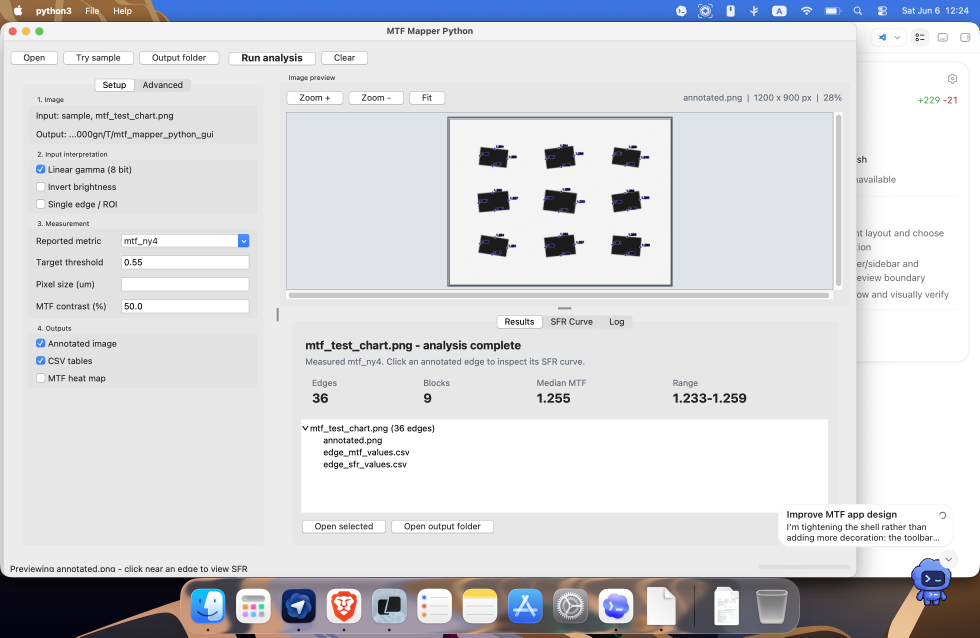
#> input picture product-design-audit/02-compact-layout-image-outline.png, 2940 x 1912 px (shown at 1/3 size)
$ python mtf_mapper_py.py product-design-audit/02-compact-layout-image-outline.png out
#> lines starting #> are read from the running program, lines starting #| are printed output that depends on the picture; after the words box and inside, x2 and y2 are one past the last pixel; in counts of white or black regions, pixels touching at a corner belong together
#> in load_luminance, img is the input picture: shape (1912, 2940, 4); mean B, G, R, A 219, 215.2, 214.2, 255
#!/usr/bin/env python3
"""Core Python port of the mtf_mapper analyzer.

This is intentionally smaller than the C++ application: it focuses on
automatic rectangular target detection, single-ROI slanted edges, MTF/SFR
estimation, and the most useful tabular/annotated outputs.
"""

from __future__ import annotations

import argparse
import base64
import csv
import io
import json
import logging
import math
import sys
from dataclasses import dataclass, field
from pathlib import Path
from typing import Iterable, Sequence

import numpy as np

try:
    import cv2
except ImportError:  # pragma: no cover - exercised in dependency-poor envs
    cv2 = None

try:
    from scipy.signal import savgol_filter
except ImportError:  # pragma: no cover - fallback covered by tests
    savgol_filter = None


LOGGER = logging.getLogger("mtf_mapper_py")
MTF_NYQUIST_CP = 0.5
MTF_FIXED_FREQUENCIES = {
    "mtf_ny2": MTF_NYQUIST_CP / 2.0,
    "mtf_ny4": MTF_NYQUIST_CP / 4.0,
}
ANNOTATION_COLOR_BGR = (255, 0, 255)
THRESHOLD_MODE_ALIASES = {
    "Hybrid (adaptive + global)": "hybrid",
    "Adaptive only": "adaptive",
    "Global only": "global",
}
ESF_METHOD_ALIASES = {
    "Pixel binning": "pixel-binned",
    "Auto fallback": "auto",
    "Interpolated profiles": "interpolated",
}
RAW_NORMALIZATION_ALIASES = {
    "Auto levels": "auto",
    "Bit depth": "bit-depth",
    "Manual levels": "manual",
    "Full dtype range": "dtype-range",
}


@dataclass
class EdgeMeasurement:
    block_id: int
    edge_x: float
    edge_y: float
    mtf_value: float
    mtf_metric: str
    mtf_column: str
    corner_x: float
    corner_y: float
    edge_angle: float
    radial_angle: float
    sfr: np.ndarray
    quality: float
    edge_start_x: float = 0.0
    edge_start_y: float = 0.0
    edge_end_x: float = 0.0
    edge_end_y: float = 0.0
    esf: np.ndarray = field(default_factory=lambda: np.array([], dtype=np.float64))
    lsf: np.ndarray = field(default_factory=lambda: np.array([], dtype=np.float64))
    sample_spacing: float = 1.0
    quality_score: float = 0.0
    quality_label: str = "Unknown"
    quality_notes: tuple[str, ...] = ()
    esf_method: str = "pixel-binned"
    bin_occupancy: float = 1.0


@dataclass
class EsfResult:
    values: np.ndarray
    sample_spacing: float
    contrast: float
    method: str
    bin_occupancy: float = 1.0


@dataclass
class DetectionReport:
    threshold_mode: str
    threshold: float
    threshold_window: float
    contour_count: int = 0
    accepted_count: int = 0
    rejected_small_area: int = 0
    rejected_short_side: int = 0
    rejected_shape: int = 0
    rejected_fiducial: int = 0
    fiducial_filter_ratio: float = 0.0

    def suggestions(self) -> list[str]:
        if self.threshold_mode == "manual":
            return ["Using manually selected target regions."]
        suggestions: list[str] = []
        if self.contour_count == 0:
            suggestions.append("Try Adaptive only for uneven illumination or adjust the target threshold.")
        if self.rejected_small_area:
            suggestions.append("Targets may be too small; use a higher-resolution image or crop closer.")
        if self.rejected_shape:
            suggestions.append("Some candidates were not rectangular; improve target contrast or framing.")
        if self.rejected_fiducial:
            suggestions.append(
                f"Excluded {self.rejected_fiducial} small fiducial candidate(s) below "
                f"{self.fiducial_filter_ratio:.0%} of the largest target area."
            )
        if not suggestions and self.accepted_count:
            suggestions.append("Detection looks healthy.")
        return suggestions


@dataclass
class RawNormalizationReport:
    mode: str
    observed_min: float
    observed_max: float
    black_level: float
    white_level: float
    effective_bit_depth: int | None = None
    alignment: str | None = None


@dataclass
class HeatmapBlock:
    block_id: int
    x: float
    y: float
    mtf_value: float
    mtf_metric: str
    mtf_column: str


def require_cv2() -> None:
    if cv2 is None:
        raise RuntimeError(
            "OpenCV is required for image processing. Install dependencies with "
            "`uv sync` or `python -m pip install -r requirements.txt`."
        )


def srgb_to_linear(values: np.ndarray) -> np.ndarray:
    values = np.clip(values, 0.0, 1.0)
    return np.where(values <= 0.04045, values / 12.92, ((values + 0.055) / 1.055) ** 2.4)


# [8 lines left out: function moving_average, not called in this run]


def smooth_esf(values: np.ndarray, enabled: bool) -> np.ndarray:
    if not enabled or values.size < 9:
        return values
    window = min(values.size if values.size % 2 == 1 else values.size - 1, 21)
    if window < 5:
        return values
    if savgol_filter is not None:
        return savgol_filter(values, window_length=window, polyorder=3, mode="interp")
    return moving_average(values, window)


# [36 lines left out: functions dtype_for_raw, load_raw_image, not called in this run]


def normalize_image(img: np.ndarray) -> np.ndarray:
    if img.dtype in (np.uint8, np.uint16):
        return img.astype(np.float64) / np.iinfo(img.dtype).max
    if np.issubdtype(img.dtype, np.signedinteger):
        info = np.iinfo(img.dtype)
        return (img.astype(np.float64) - info.min) / (info.max - info.min)
    if np.issubdtype(img.dtype, np.floating):
        arr = img.astype(np.float64)
        finite = np.isfinite(arr)
        if not finite.any():
            raise ValueError("raw floating-point image does not contain finite values")
        min_val = float(np.nanmin(arr[finite]))
        max_val = float(np.nanmax(arr[finite]))
        if max_val <= min_val:
            return np.zeros_like(arr, dtype=np.float64)
        return (arr - min_val) / (max_val - min_val)
    raise ValueError(f"unsupported image dtype {img.dtype}")


# [80 lines left out: functions infer_raw_encoding, normalize_raw_image, not called in this run]


def display_copy(img: np.ndarray) -> np.ndarray:
    arr = normalize_image(img)
    return np.clip(arr * 255.0, 0, 255).astype(np.uint8)


def luminance_from_array(
    img: np.ndarray,
    linear: bool,
    invert: bool,
    apply_srgb_for_uint8: bool,
    normalized: bool = False,
    channel_order: str = "bgr",
) -> tuple[np.ndarray, np.ndarray]:
    if img.dtype not in (np.uint8, np.uint16) and not (
        np.issubdtype(img.dtype, np.signedinteger) or np.issubdtype(img.dtype, np.floating)
    ):
        raise ValueError("invalid image type; numeric 8-bit, 16-bit, signed integer, or float images are supported")
    if channel_order not in ("rgb", "bgr"):
        raise ValueError("channel order must be rgb or bgr")

    original = img.copy()
    arr = img.astype(np.float64) if normalized else normalize_image(img)
    if arr.ndim == 2:
        lum = arr
    else:
        if arr.shape[2] == 4:
            arr = arr[:, :, :3]
        bgr = arr if channel_order == "bgr" else arr[:, :, ::-1]
        if apply_srgb_for_uint8 and img.dtype == np.uint8 and not linear:
            bgr = srgb_to_linear(bgr)
#> in srgb_to_linear, `return np.where(values <= 0.04045, values / 12.92, ((values + 0.055) /..`:
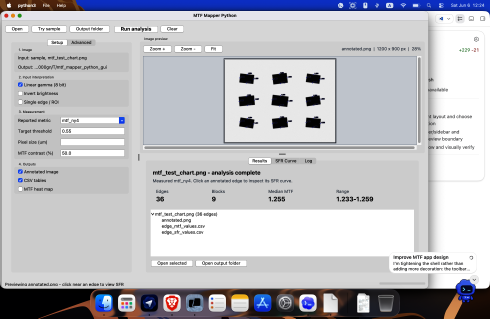
#> returned value: shape (1912, 2940, 3) float64 (shown at 1/6 size); mean of channels 0, 1, 2 0.766, 0.746, 0.744; drawn as B, G, R
        lum = 0.0722 * bgr[:, :, 0] + 0.7152 * bgr[:, :, 1] + 0.2126 * bgr[:, :, 2]
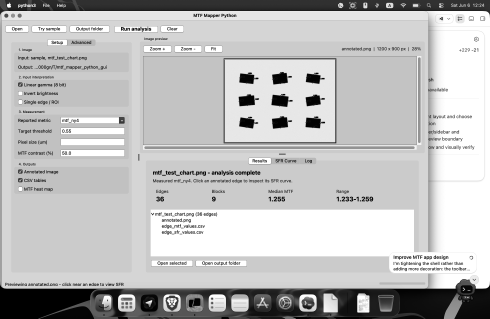
#> lum: shape (1912, 2940) float64 (shown at 1/6 size); min 0, max 1, mean 0.747

    if apply_srgb_for_uint8 and img.dtype == np.uint8 and img.ndim == 2 and not linear:
        lum = srgb_to_linear(lum)
    if invert:
        lum = 1.0 - lum
    return np.clip(lum, 0.0, 1.0), original


def load_luminance(path: Path, linear: bool, invert: bool) -> tuple[np.ndarray, np.ndarray]:
    require_cv2()
    img = cv2.imread(str(path), cv2.IMREAD_UNCHANGED)
    if img is None:
        raise ValueError(f"could not open input image <{path}>")
    if img.dtype not in (np.uint8, np.uint16):
        raise ValueError("invalid image type; only 8-bit and 16-bit unsigned images are supported")
    return luminance_from_array(img, linear=linear, invert=invert, apply_srgb_for_uint8=True)


# [4 lines left out: function luminance_to_bgr, not called in this run]


def odd_window(size: int) -> int:
    size = max(15, int(size))
    if size % 2 == 0:
        size += 1
    return size


def threshold_dark_objects(
    lum: np.ndarray,
    threshold: float,
    threshold_window: float,
    threshold_mode: str = "hybrid",
) -> np.ndarray:
#> called with threshold = 0.55, threshold_window = 0.333, threshold_mode = 'hybrid'
    require_cv2()
    img8 = np.clip(lum * 255.0, 0, 255).astype(np.uint8)
    win = odd_window(round(min(lum.shape[:2]) * threshold_window))
    adaptive = cv2.adaptiveThreshold(
        img8,
        255,
        cv2.ADAPTIVE_THRESH_GAUSSIAN_C,
        cv2.THRESH_BINARY_INV,
        win,
        3,
    )
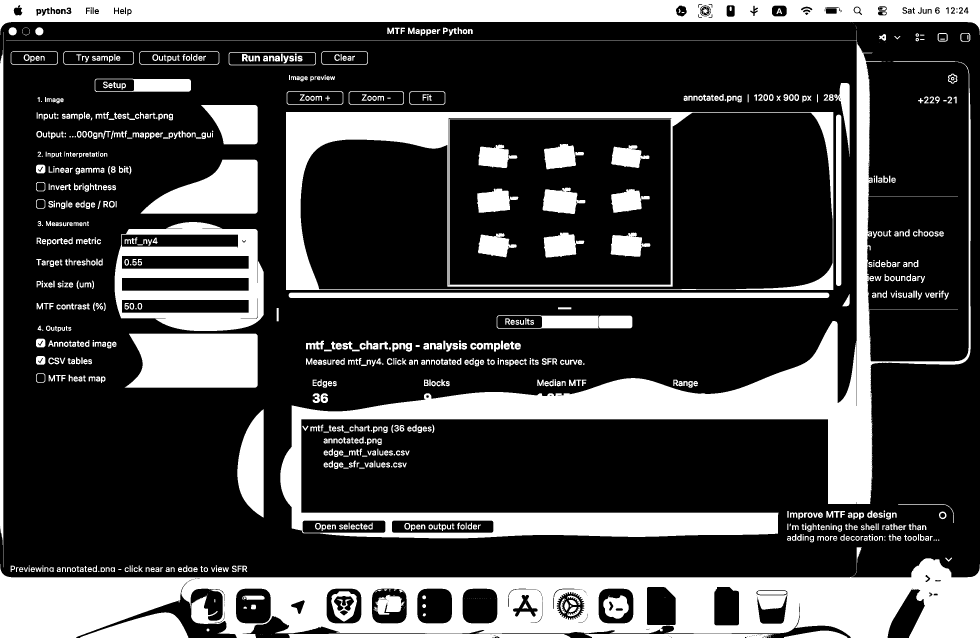
#> adaptive: shape (1912, 2940) (shown at 1/3 size); 26.3% white; 1035 white regions (152 under 20 px), largest, box (x1, y1, x2, y2) and area: (0, 1675, 2940, 1912) 372020, (18, 91, 2912, 1615) 331544, (0, 0, 2940, 105) 184740
    global_mask = (lum < threshold).astype(np.uint8) * 255
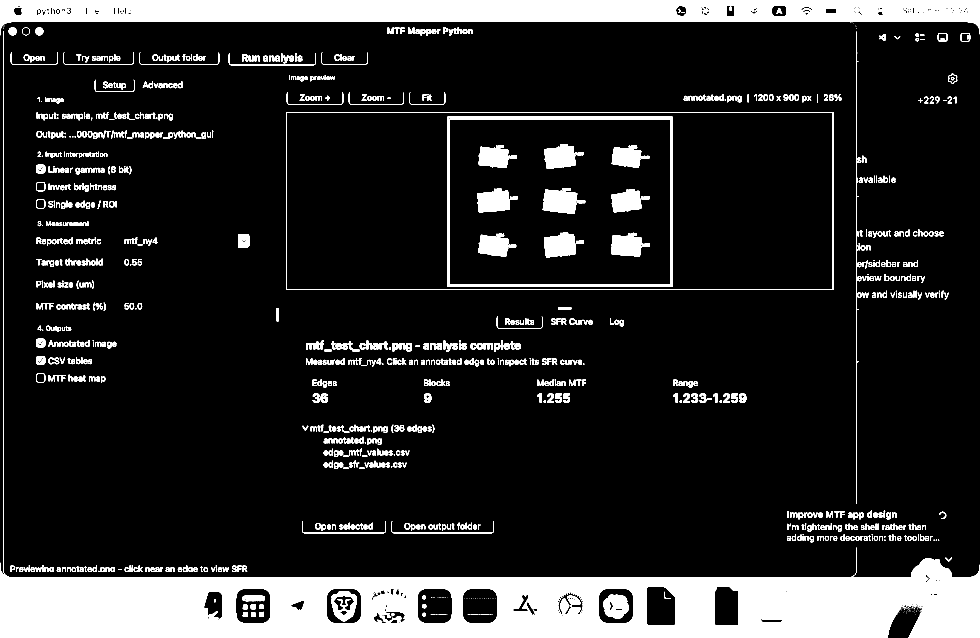
#> global_mask: shape (1912, 2940) (shown at 1/3 size); 14.7% white; 1135 white regions (198 under 20 px), largest, box (x1, y1, x2, y2) and area: (0, 93, 2940, 1912) 447072, (0, 0, 2940, 106) 185206, (1342, 350, 2018, 860) 14072
    if threshold_mode == "adaptive":
        mask = adaptive
    elif threshold_mode == "global":
        mask = global_mask
    else:
        mask = cv2.bitwise_and(adaptive, global_mask)
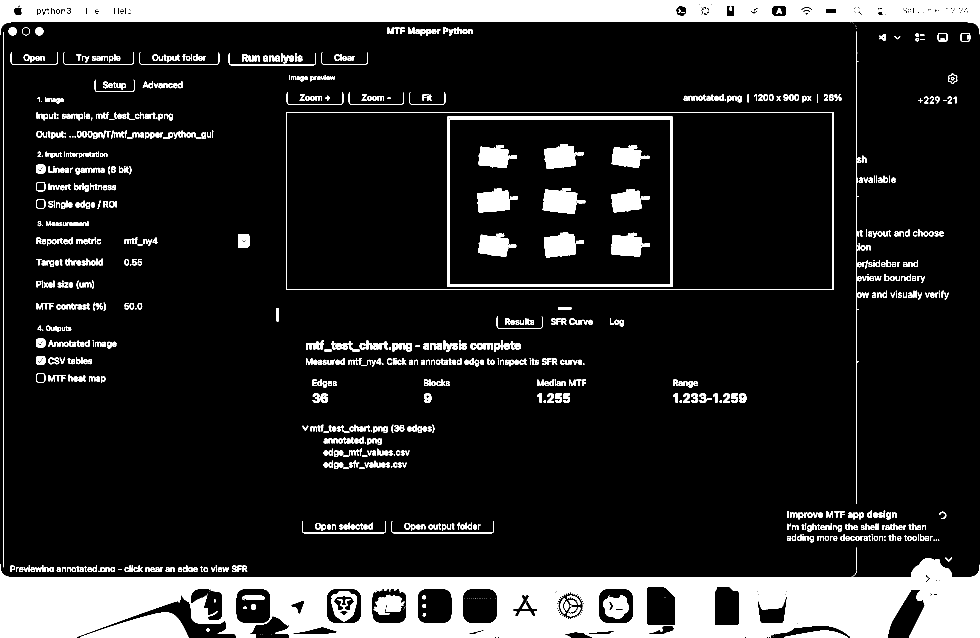
#> mask: shape (1912, 2940) (shown at 1/3 size); 14% white; 1063 white regions (120 under 20 px), largest, box (x1, y1, x2, y2) and area: (0, 1675, 2940, 1912) 372013, (0, 0, 2940, 105) 184737, (241, 1837, 565, 1912) 14259
    kernel = cv2.getStructuringElement(cv2.MORPH_ELLIPSE, (3, 3))
    mask = cv2.morphologyEx(mask, cv2.MORPH_OPEN, kernel)
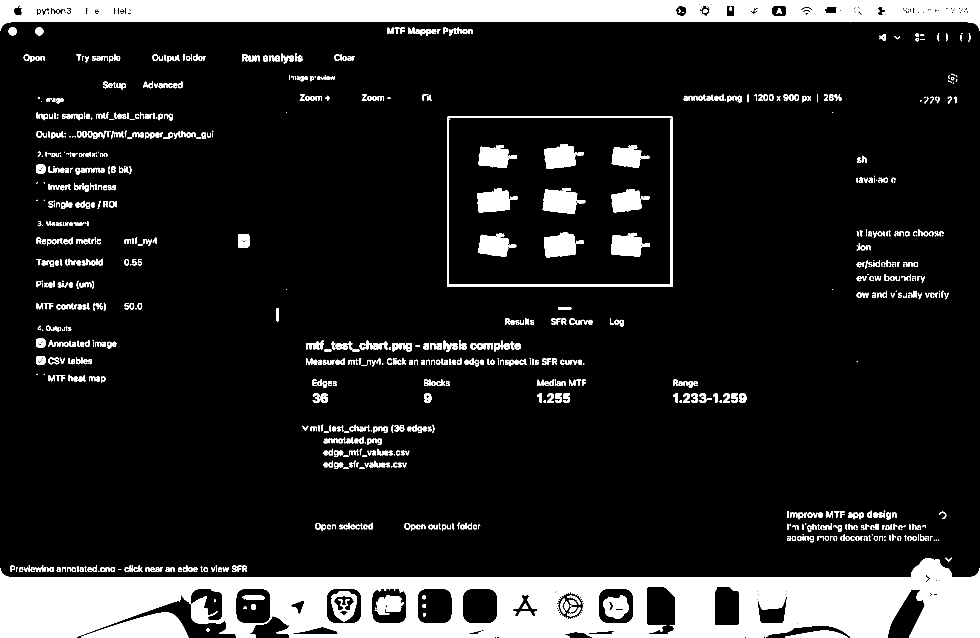
#> mask: shape (1912, 2940) (shown at 1/3 size); 13.5% white; 1113 white regions (178 under 20 px), largest, box (x1, y1, x2, y2) and area: (0, 1675, 2940, 1912) 371704, (0, 0, 2940, 93) 184433, (243, 1837, 565, 1912) 14257
    mask = cv2.morphologyEx(mask, cv2.MORPH_CLOSE, kernel)
#> mask: shape (1912, 2940); 13.6% white; 974 white regions (156 under 20 px)
    return mask


def order_box_points(points: np.ndarray) -> np.ndarray:
    center = points.mean(axis=0)
    angles = np.arctan2(points[:, 1] - center[1], points[:, 0] - center[0])
    return points[np.argsort(angles)]


def detect_boxes(
    lum: np.ndarray,
    threshold: float,
    threshold_window: float,
    threshold_mode: str = "hybrid",
    min_relative_area: float = 0.0,
) -> list[np.ndarray]:
    boxes, _report = detect_boxes_with_diagnostics(
        lum, threshold, threshold_window, threshold_mode, min_relative_area
    )
    return boxes


def detect_boxes_with_diagnostics(
    lum: np.ndarray,
    threshold: float,
    threshold_window: float,
    threshold_mode: str = "hybrid",
    min_relative_area: float = 0.0,
) -> tuple[list[np.ndarray], DetectionReport]:
    require_cv2()
    if not 0.0 <= min_relative_area <= 1.0:
        raise ValueError("relative fiducial area filter must be in the interval [0, 1]")
    mask = threshold_dark_objects(lum, threshold, threshold_window, threshold_mode)
    contours, _ = cv2.findContours(mask, cv2.RETR_EXTERNAL, cv2.CHAIN_APPROX_SIMPLE)
#> contours = 925 contours, 170 with area under 20; largest, box (x1, y1, x2, y2) and area: (0, 1675, 2940, 1912) 479025, (1342, 350, 2018, 860) 343573, (0, 0, 2940, 93) 191497, (243, 1837, 565, 1912) 13922, (2355, 1892, 2542, 1912) 2158
#> (the rest of the program and of its run is left out)
